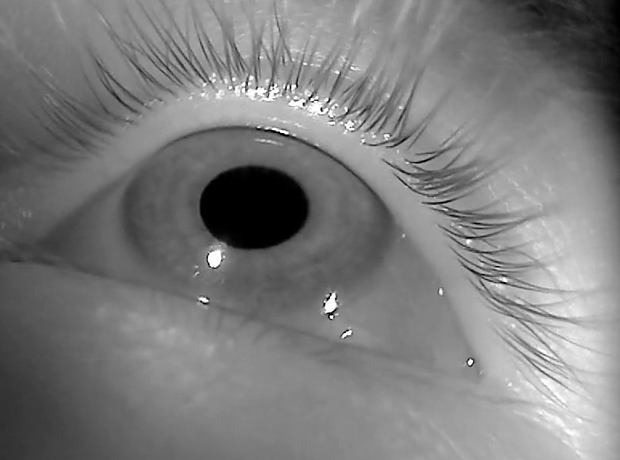
#> input picture eye_detection/eye.png, 620 x 460 px
$ python newAlgo.py
#> lines starting #> are read from the running program, lines starting #| are printed output that depends on the picture
### eye_detection/eye_test.py
import numpy as np
import cv2 as cv
def getROI(img):
	eye_cascade = cv.CascadeClassifier('haarcascade_mcs_righteye.xml')

	eyes = eye_cascade.detectMultiScale(img)
#> eyes = [[71, 96, 348, 232]]
#> img is the input picture: shape (460, 620, 3); min 0, max 255, mean 124.1

	max_ew = 0;
	max_eh = 0;
	max_ex= 0;
	max_ey= 0;
	maxIndex = 0;
	counter = 0;
	for (ex,ey,ew,eh) in eyes:
		if ((ew > max_ew) & (eh > max_eh)):
			max_eh = eh;
			max_ew = ew;
			max_ex = ex;
			max_ey = ey;
			maxIndex = counter;
			pass
		counter = counter+1;
#> this loop made 1 pass
#> (ex, ey, ew, eh, max_eh, max_ew, max_ex, max_ey) on pass 1: (71, 96, 348, 232, 232, 348, 71, 96)
#> after the loop, counter = 1; maxIndex = 0; max_eh = 232; max_ew = 348; max_ex = 71; max_ey = 96


	eye = eyes[maxIndex];
#> eye = [71, 96, 348, 232]
	ROI = img[eye[1]:eye[1]+max_eh, eye[0]:eye[0]+max_ew];
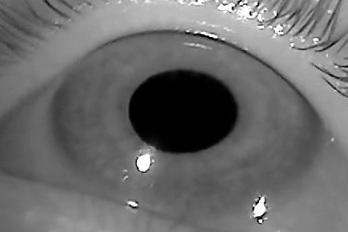
#> ROI: shape (232, 348, 3); min 0, max 255, mean 106.3

	# cv.rectangle(img,(max_ex,max_ey),(max_ex+max_ew,max_ey+max_eh),(255,255,0),2)

	cv.imwrite('ROI.png',ROI)
	return ROI
	pass

### eye_detection/newAlgo.py
import numpy as np
import cv2 as cv
from eye_test import *
MIN_RATIO = 0.3
PUPIL_MIN = 40.0
PUPIL_MAX = 150.0
INITIAL_ELLIPSE_FIT_THRESHOLD = 1.8
STORNG_PERIMETER_RATIO_RANGE =  .8, 1.1
STRONG_AREA_RATIO_RANGE = .6,1.1
FINAL_PERIMETER_RATIO_RANGE = .6, 1.2
STRONG_PRIOR = None

COLORED_IMAGE = getROI(cv.imread("eye.png"))
IMG = cv.cvtColor(COLORED_IMAGE, cv.COLOR_BGR2GRAY)
COARSE_PUPIL_WIDTH = IMG.shape[0]/2
#> COARSE_PUPIL_WIDTH = 116
PADDING = COARSE_PUPIL_WIDTH/4
#> PADDING = 29


def algorithm():
	hist = cv.calcHist([IMG],[0],None,[256],[0,256]);
#> hist = 256 values, max 5225 at index 0, min 0 at index 7, mean 315.4
	bins = np.arange(hist.shape[0])
#> bins = 256 values from 0 to 255
	spikes = bins[hist[:,0]>40]
#> spikes = 140 values from 0 to 255

	pass;

algorithm();
